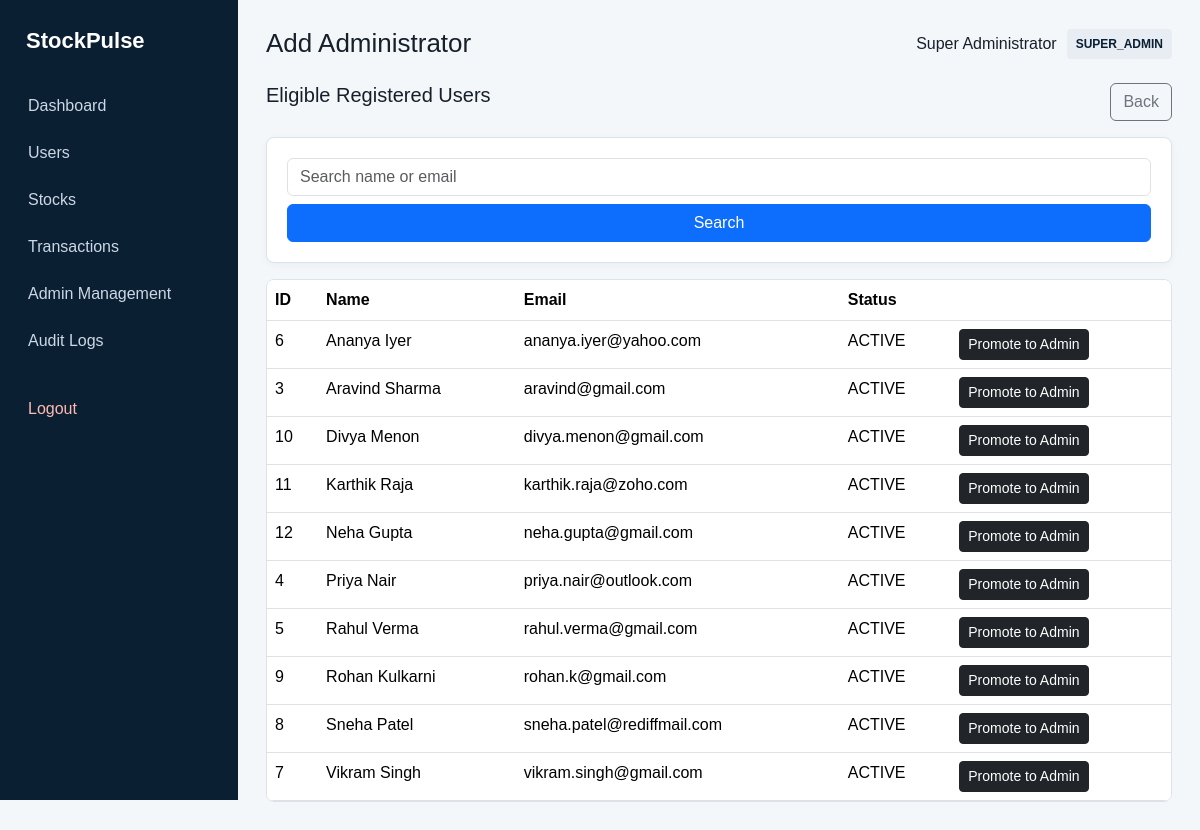
/admin/add-admin.php (signed in), run on the app's committed database.
### tables this page shows
CREATE TABLE IF NOT EXISTS Users (
    user_id INT AUTO_INCREMENT PRIMARY KEY,
    name VARCHAR(100) NOT NULL,
    email VARCHAR(120) NOT NULL UNIQUE,
    phone VARCHAR(20) NOT NULL,
    password_hash VARCHAR(255) NOT NULL,
    cash_balance DECIMAL(15, 2) NOT NULL DEFAULT 100000.00,
    account_status ENUM('ACTIVE', 'SUSPENDED', 'CLOSED') NOT NULL DEFAULT 'ACTIVE',
    created_at TIMESTAMP DEFAULT CURRENT_TIMESTAMP,
    updated_at TIMESTAMP DEFAULT CURRENT_TIMESTAMP ON UPDATE CURRENT_TIMESTAMP,
    CONSTRAINT chk_cash_balance CHECK (cash_balance >= 0.00)
);

### includes/bootstrap.php (called while the page is built, shortened)
<?php
require_once __DIR__ . '/../config/database.php';
function e(string $value): string
{
    return htmlspecialchars($value, ENT_QUOTES | ENT_SUBSTITUTE, 'UTF-8');
}
function current_role(int $userId): string
{
    $sql = 'SELECT r.role_name
            FROM User_Roles ur
            JOIN Roles r ON r.role_id = ur.role_id
            WHERE ur.user_id = ?
            ORDER BY CASE r.role_name WHEN \'SUPER_ADMIN\' THEN 1 WHEN \'ADMIN\' THEN 2 ELSE 3 END
            LIMIT 1';
    $statement = db()->prepare($sql);
    $statement->execute([$userId]);
    return (string) ($statement->fetchColumn() ?: 'USER');
}
function require_login(): array
{
    $statement = db()->prepare('SELECT user_id, name, email, phone, cash_balance, account_status FROM Users WHERE user_id = ?');
    $statement->execute([(int) $_SESSION['user_id']]);
    $user = $statement->fetch();
    $user['role'] = current_role((int) $user['user_id']);
    return $user;
}
function require_role(array $roles): array
{
    $user = require_login();
    return $user;
}
function require_super_admin(): array
{
    return require_role(['SUPER_ADMIN']);
}

### config/database.php (called while the page is built, shortened)
<?php
function db(): PDO
{
    static $pdo = null;
    if ($pdo instanceof PDO) {
        return $pdo;
    }
    $host = getenv('MYSQL_HOST') ?: '127.0.0.1';
    $port = getenv('MYSQL_PORT') ?: '3306';
    $database = getenv('MYSQL_DB') ?: 'stock_portfolio_db';
    $username = getenv('MYSQL_USER') ?: 'root';
    $password = getenv('MYSQL_PASSWORD') ?: '';
    $dsn = sprintf('mysql:host=%s;port=%s;dbname=%s;charset=utf8mb4', $host, $port, $database);
    $pdo = new PDO($dsn, $username, $password, [
        PDO::ATTR_ERRMODE => PDO::ERRMODE_EXCEPTION,
        PDO::ATTR_DEFAULT_FETCH_MODE => PDO::FETCH_ASSOC,
        PDO::ATTR_EMULATE_PREPARES => false,
    ]);
    return $pdo;
}

### admin/add-admin.php (the view, shortened to what this page needs)
<?php
declare(strict_types=1);require_once __DIR__.'/../includes/bootstrap.php';require_once __DIR__.'/../includes/layout.php';
$super=require_super_admin();$search=trim((string)($_GET['search']??''));
$sql="SELECT u.user_id,u.name,u.email,u.phone,u.account_status,u.created_at,r.role_name FROM Users u JOIN User_Roles ur ON ur.user_id=u.user_id JOIN Roles r ON r.role_id=ur.role_id WHERE r.role_name='USER' AND u.account_status='ACTIVE'";
$params=[];if($search!==''){$sql.=" AND (u.name LIKE ? OR u.email LIKE ?)";$params=["%$search%","%$search%"];}$sql.=" ORDER BY u.name";
$stmt=db()->prepare($sql);$stmt->execute($params);$users=$stmt->fetchAll();
$body='<div class="d-flex justify-content-between mb-3"><h2 class="h5">Eligible Registered Users</h2><a class="btn btn-outline-secondary" href="/admin/admins.php">Back</a></div>';
$body.='<form class="card mb-3 d-flex gap-2" method="get"><input class="form-control" name="search" placeholder="Search name or email" value="'.e($search).'"><button class="btn btn-primary">Search</button></form>';
$body.='<div class="table-card"><table class="table table-hover"><thead><tr><th>ID</th><th>Name</th><th>Email</th><th>Status</th><th></th></tr></thead><tbody>';
foreach($users as$u){$body.='<tr><td>'.(int)$u['user_id'].'</td><td>'.e($u['name']).'</td><td>'.e($u['email']).'</td><td>'.e($u['account_status']).'</td><td><form method="post"><input type="hidden" name="csrf_token" value="'.e(csrf_token()).'"><input type="hidden" name="target_user_id" value="'.(int)$u['user_id'].'"><button class="btn btn-sm btn-dark" data-confirm="Promote this user to Administrator?">Promote to Admin</button></form></td></tr>';}$body.='</tbody></table></div>';render_layout('Add Administrator',$body,$super,true);

### includes/layout.php (shortened to what this page needs)
<?php
function render_layout(string $title, string $body, ?array $user = null, bool $admin = false): void
{
    $role = $user['role'] ?? 'GUEST';
    echo '<!doctype html><html lang="en"><head><meta charset="utf-8">';
    echo '<link href="https://cdn.jsdelivr.net/npm/bootstrap@5.3.3/dist/css/bootstrap.min.css" rel="stylesheet">';
    echo '<link rel="stylesheet" href="/assets/css/style.css">';
    echo '</head><body>';
    echo '<div class="app-shell">';
    if ($user) {
        echo '<aside class="sidebar">';
        echo '<a class="brand" href="' . ($admin ? '/admin/dashboard.php' : '/user/dashboard.php') . '">StockPulse</a>';
        echo '<nav>';
        if ($admin) {
            echo '<a href="/admin/dashboard.php">Dashboard</a>';
            echo '<a href="/admin/users.php">Users</a>';
            echo '<a href="/admin/stocks.php">Stocks</a>';
            echo '<a href="/admin/transactions.php">Transactions</a>';
            if ($role === 'SUPER_ADMIN') {
                echo '<a href="/admin/admins.php">Admin Management</a>';
                echo '<a href="/admin/audit-logs.php">Audit Logs</a>';
            }
        }
        echo '<a href="/' . ($admin ? 'admin/logout.php' : 'user/logout.php') . '" class="logout">Logout</a>';
        echo '</nav></aside>';
    }
    echo '<main class="main-content">';
    echo '<div class="page-header"><h1>' . e($title) . '</h1>';
    if ($user) {
        echo '<div class="account-meta"><span>' . e($user['name']) . '</span><span class="badge-role">' . e($role) . '</span></div>';
    }
    echo '</div>';
    echo $body;
    echo '</main></div>';
    echo '</body></html>';
}

### assets/css/style.css (style rules this page uses)
:root { --navy: #0b1f33; --navy-light: #15344f; --blue: #2563eb; --green: #16845b; --red: #c0392b; --border: #dbe3ea; --background: #f4f7fa; }
* { box-sizing: border-box; }
body { margin: 0; background: var(--background); color: #16202a; font-family: Arial, Helvetica, sans-serif; }
.app-shell { min-height: 100vh; display: flex; }
.sidebar { width: 238px; background: var(--navy); color: #fff; padding: 24px 16px; position: fixed; height: 100vh; overflow-y: auto; }
.sidebar .brand { color: #fff; text-decoration: none; font-size: 22px; font-weight: 700; display: block; padding: 0 10px 24px; }
.sidebar nav a { display: block; color: #cbd8e5; text-decoration: none; padding: 10px 12px; border-radius: 6px; margin: 3px 0; }
.sidebar nav .logout { color: #ffb9b0; margin-top: 24px; }
.main-content { width: calc(100% - 238px); margin-left: 238px; padding: 28px; }
.page-header { display: flex; justify-content: space-between; align-items: center; margin-bottom: 24px; }
.page-header h1 { margin: 0; font-size: 26px; }
.account-meta { display: flex; align-items: center; gap: 10px; }
.badge-role { background: #e7edf3; color: var(--navy); padding: 6px 9px; border-radius: 4px; font-size: 12px; font-weight: 700; }
.card { background: #fff; border: 1px solid var(--border); border-radius: 8px; padding: 20px; box-shadow: 0 2px 8px rgba(11,31,51,.04); }
.table-card { background: #fff; border: 1px solid var(--border); border-radius: 8px; overflow-x: auto; }
.table-card table { margin: 0; }

### data on the page
users: name "Super Administrator"
users: user_id "6", name "Ananya Iyer", email "ananya.iyer@yahoo.com", account_status "ACTIVE"
users: user_id "3", name "Aravind Sharma", email "aravind@gmail.com", account_status "ACTIVE"
users: user_id "10", name "Divya Menon", email "divya.menon@gmail.com", account_status "ACTIVE"
users: user_id "11", name "Karthik Raja", email "karthik.raja@zoho.com", account_status "ACTIVE"
users: user_id "12", name "Neha Gupta", email "neha.gupta@gmail.com", account_status "ACTIVE"
users: user_id "4", name "Priya Nair", email "priya.nair@outlook.com", account_status "ACTIVE"
users: user_id "5", name "Rahul Verma", email "rahul.verma@gmail.com", account_status "ACTIVE"
users: user_id "9", name "Rohan Kulkarni", email "rohan.k@gmail.com", account_status "ACTIVE"
users: user_id "8", name "Sneha Patel", email "sneha.patel@rediffmail.com", account_status "ACTIVE"
users: user_id "7", name "Vikram Singh", email "vikram.singh@gmail.com", account_status "ACTIVE"

### other printed values
$title "Add Administrator"
$role "SUPER_ADMIN"
